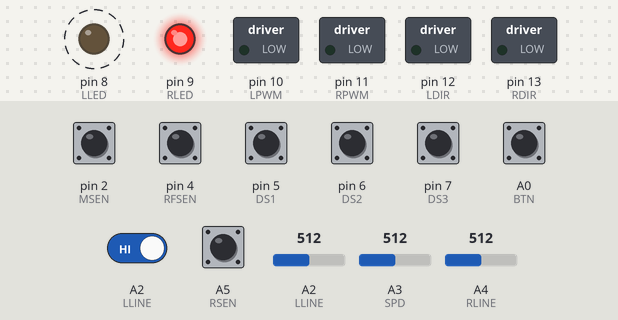
This sketch was run on a simulated Arduino Uno, built with avr-gcc and run on an emulated ATmega328P. On the bench: switched loads named in the sketch (green lamp = pin HIGH), output pins drawn as LEDs (lit = HIGH). Dashed ring = blinking. The inputs (shaded band) are chosen by the test bench; at power-on: A2 (LLINE), A5 (RSEN), pin 2 (MSEN), pin 4 (RFSEN), pin 5 (DS1), pin 6 (DS2), pin 7 (DS3) HIGH, A0 (BTN) LOW, A2 (LLINE) = 512, A3 (SPD) = 512, A4 (RLINE) = 512. What the sketch prints to the serial monitor is not drawn.

Above: at 2.92 s.
3.3 s: A0 (BTN) pulled HIGH for 0.15 s
At 3.63 s:
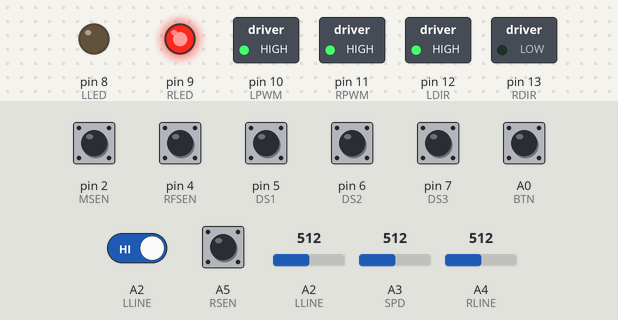
At 4.32 s:
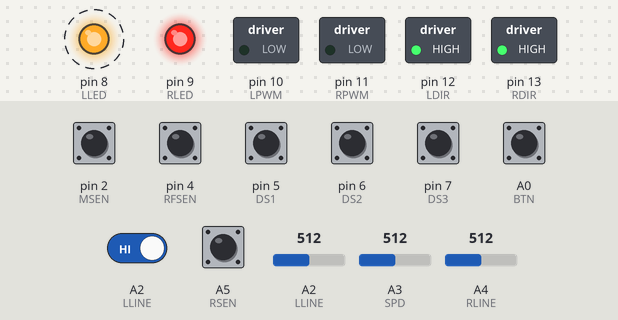
6.3 s: A2 (LLINE) set to 991
9.3 s: A2 (LLINE) set to 1017
12.3 s: A3 (SPD) set to 984
At 12.33 s:
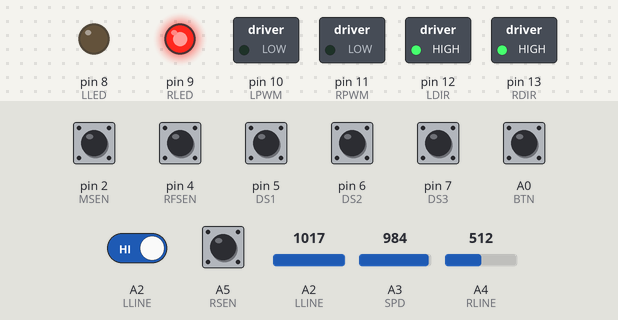
15.3 s: A3 (SPD) set to 1016
18.3 s: A4 (RLINE) set to 987
21.3 s: A4 (RLINE) set to 1012
Timing chart, 0 to 25.3 s (numbered marks = the images above; inputs shaded):
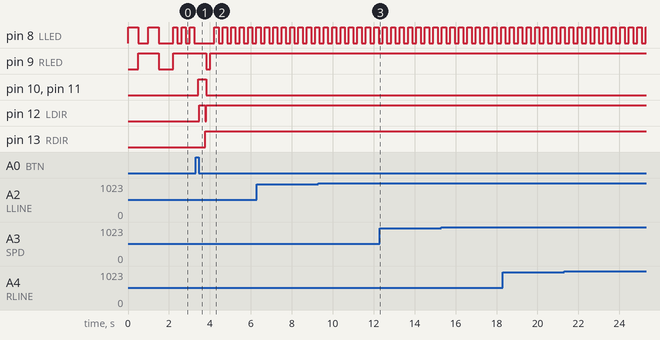

Measured:
- after the input at 3.3 s, pin 9 (RLED): HIGH → LOW after 0.51 s, → HIGH 0.21 s later; pin 10 (LPWM), pin 11 (RPWM): LOW → HIGH after 0.14 s, → LOW 0.37 s later; pin 12 (LDIR): LOW → HIGH after 0.18 s, → LOW 0.30 s later, → HIGH 0.03 s later; pin 13 (RDIR): LOW → HIGH after 0.48 s
- by itself, pin 8 (LLED): alternates HIGH for 0.21 s and LOW for 0.21 s

The sketch:

black_magic_xmotion_pid_v2_Soft_Turn.ino
```cpp
/*
   MINISUMO_XMOTION_MICROSTART_CORE400_TRIMPOT_TACTICS_0128
   BLACK MAGIC ROBOT version0128
*/

//SENSORS
#include <xmotionV3.h>
#define LLINE A2
#define RLINE A4
#define LSEN 0
#define LFSEN 1
#define MSEN 2
#define RFSEN 4
#define RSEN A5
//MOTORS
#define LPWM 10
#define LDIR 12
#define RPWM 11
#define RDIR 13

//SWITCHS, BUTONS, TRIMPOTS ,BUZZER &LEDS
#define DS1 5
#define DS2 6
#define DS3 7
#define BTN A0
#define LLED 8
#define RLED 9
#define SPD A3
#define LSS 650 //LINE SENSOR SENSIBILITY 0~1023 - v1 90

//VARIABLES
int LastValue = 3, SPED = 100;
bool TACTIC = HIGH;
bool x;
int speed_val = 70;

void setup() {
  //INPUTS
  pinMode(LLINE, INPUT);
  pinMode(RLINE, INPUT);
  pinMode(LSEN, INPUT);
  pinMode(LFSEN, INPUT);
  pinMode(MSEN, INPUT);
  pinMode(RFSEN, INPUT);
  pinMode(RSEN, INPUT);
  pinMode(DS1, INPUT);
  pinMode(DS2, INPUT);
  pinMode(DS3, INPUT);
  pinMode(BTN, INPUT);
  pinMode(SPD, INPUT);
  //OUTPUTS
  pinMode(LPWM, OUTPUT);
  pinMode(LDIR, OUTPUT);
  pinMode(RPWM, OUTPUT);
  pinMode(RDIR, OUTPUT);
  pinMode(LLED, OUTPUT);
  pinMode(RLED, OUTPUT);
  //INITIAL VALUES
  digitalWrite(LLINE, HIGH);
  digitalWrite(RLINE, HIGH);
  digitalWrite(LSEN, HIGH);
  digitalWrite(LFSEN, HIGH);
  digitalWrite(MSEN, HIGH);
  digitalWrite(RFSEN, HIGH);
  digitalWrite(RSEN, HIGH);
  digitalWrite(LPWM, LOW);
  digitalWrite(LDIR, LOW);
  digitalWrite(RPWM, LOW);
  digitalWrite(RDIR, LOW);
  digitalWrite(DS1, HIGH);
  digitalWrite(DS2, HIGH);
  digitalWrite(DS3, HIGH);
  digitalWrite(BTN, LOW);
  digitalWrite(LLED, LOW);
  digitalWrite(RLED, LOW);
  LEDS(HIGH, LOW);
  delay(500);
  LEDS(LOW, HIGH);
  delay(500);
  LEDS(HIGH, HIGH);
  delay(500);
  LEDS(LOW, LOW);
  delay(500);
  Serial.begin(9600);
}

void MOVE( float Lval, float Rval, int timex) {
  Lval = Lval * 2.55;
  Rval = Rval * 2.55;
  if ( Lval >= 0 )
    digitalWrite(LDIR, HIGH);
  else {
    Lval = abs(Lval);
    digitalWrite(LDIR, LOW);
  }
  analogWrite(LPWM, Lval);
  if ( Rval >= 0 )
    digitalWrite(RDIR, HIGH);
  else {
    Rval = abs(Rval);
    digitalWrite(RDIR, LOW);
  }
  analogWrite(RPWM, Rval);
  delay(timex);
}

void LEDS(bool D2, bool D1) {
  digitalWrite(LLED, D2);
  digitalWrite(RLED, D1);
}

void DEBUG() {
  Serial.print(" LineSensors: ");
  Serial.print(" LLINE:");
  Serial.print(analogRead(LLINE));
  Serial.print(" RLINE:");
  Serial.print(analogRead(RLINE));
  Serial.print("  OpponentSensors:");
  Serial.print(" LSEN:");
  Serial.print(digitalRead(LSEN));
  Serial.print(" LFSEN:");
  Serial.print(digitalRead(LFSEN));
  Serial.print(" MSEN:");
  Serial.print(digitalRead(MSEN));
  Serial.print(" RFSEN:");
  Serial.print(digitalRead(RFSEN));
  Serial.print(" RSEN:");
  Serial.print(digitalRead(RSEN));
  Serial.print("  DIPSWITCHS:");
  Serial.print(" DS1:");
  Serial.print(digitalRead(DS1));
  Serial.print(" DS2:");
  Serial.print(digitalRead(DS2));
  Serial.print(" DS3:");
  Serial.print(digitalRead(DS3));
  Serial.print("  BUTONS:");
  Serial.print(" BTN:");
  Serial.print(digitalRead(BTN));
  SPED = float(analogRead(SPD) / 10,23);
  Serial.print(" SPED: ");
  Serial.print(SPED);
  Serial.print("  TRIMPOTS:");
  Serial.print(" SPD: ");
  Serial.println(analogRead(SPD));
  delay(100);
}

void loop() {
INIT:
  DEBUG();
  if (digitalRead(LLINE) == 0 || digitalRead(LSEN) == 1 || digitalRead(LFSEN) == 1 || digitalRead(MSEN) == 1 || digitalRead(RFSEN) == 1 || digitalRead(RSEN) == 1 || digitalRead(RLINE) == 0)
    digitalWrite(RLED, HIGH);
  else
    digitalWrite(RLED, LOW);
  x = !x;
  digitalWrite(LLED, x);
  while (digitalRead(BTN) == HIGH) {
    if (TACTIC == HIGH) {
      TACTIC = LOW;
      if (digitalRead(DS1) == LOW && digitalRead(DS2) == LOW && digitalRead(DS3) == LOW) {//111
        goto START;
      }
      else if (digitalRead(DS1) == HIGH && digitalRead(DS2) == HIGH && digitalRead(DS3) == HIGH) {//000
        goto START;
      }
      else if (digitalRead(DS1) == HIGH && digitalRead(DS2) == LOW && digitalRead(DS3) == HIGH) {//010
        MOVE(100, 100, 80);
        LastValue = 3;
      }
      else if (digitalRead(DS1) == HIGH && digitalRead(DS2) == LOW && digitalRead(DS3) == LOW) {//011 ZIGZAG  RIGHT  TO LEFT
        MOVE( 100, -100, 70);
        MOVE(-100, 100, 30);

        MOVE( 100, 100, 100);
        MOVE(-100, -100, 30);

        MOVE( -100, 100, 120);
        MOVE(100, -100, 30);

        MOVE( 100, 100, 200);
        MOVE(-100, -100, 30);
        LastValue = 3;
      }
      else if (digitalRead(DS1) == LOW && digitalRead(DS2) == LOW && digitalRead(DS3) == HIGH) { //110 ZIGZAG LEFT TO RIGHT
        MOVE(-100, 100, 70);
        MOVE( 100, -100, 30);

        MOVE( 100, 100, 100);
        MOVE(-100, -100, 30);

        MOVE( 100, -100, 120);
        MOVE(-100, 100, 30);

        MOVE( 100, 100, 200);
        MOVE(-100, -100, 30);
        LastValue = 3;
      }
      else if (digitalRead(DS1) == HIGH && digitalRead(DS2) == HIGH && digitalRead(DS3) == LOW) { //001 TO RIGHT
        MOVE(100, -100, 105);
        MOVE(-100, 100, 40);

        MOVE( 30, 30, 1);
        LastValue = 3;
      }
      else if (digitalRead(DS1) == LOW && digitalRead(DS2) == HIGH && digitalRead(DS3) == HIGH) { //100 TO LEFT
        MOVE(-100, 100, 105);
        MOVE(100, -100, 40);

        MOVE( 30, 30, 1);
        LastValue = 3;
      }
      else if (digitalRead(DS1) == LOW && digitalRead(DS2) == HIGH && digitalRead(DS3) == LOW) { //101 TO BEHIND
        MOVE(100, -100, 180);
        MOVE(-100, 100, 40);

        MOVE( 30, 30, 1);
        LastValue = 3;
      }
    }
START:
    SPED = float(analogRead(SPD) / 10,23 );
    if (analogRead(LLINE) < LSS && analogRead(RLINE) < LSS) {
      MOVE(-100, -100, 1);
      LEDS(LOW, HIGH);
      while (analogRead(LLINE) < LSS && analogRead(RLINE) < LSS && digitalRead(BTN) == HIGH);
      MOVE(-100, -100, 30);
      MOVE(100, -100, 300);     // 150 - 200 - 250
      MOVE(-100, 100, 30);
      LastValue = 3;
    }
    else if (analogRead(LLINE) < LSS && analogRead(RLINE) > LSS) {
      MOVE(-100, -100, 1);
      LEDS(LOW, HIGH);
      while (analogRead(LLINE) < LSS && analogRead(RLINE) > LSS && digitalRead(BTN) == HIGH);
      MOVE(-100, -100, 30);
      MOVE(100, -100, 200);   // 120 - 160 - 200 - 240
      MOVE(-100, 100, 30);
      LastValue = 3;
    }
    else if (analogRead(LLINE) > LSS && analogRead(RLINE) < LSS) {
      MOVE(-100, -100, 1);
      LEDS(LOW, HIGH);
      while (analogRead(LLINE) > LSS && analogRead(RLINE) < LSS && digitalRead(BTN) == HIGH);
      MOVE(-100, -100, 30);
      MOVE( -100, 100, 200);  // 120 - 160 - 200 - 240
      MOVE(100, -100, 30);
      LastValue = 3;
    }
    else if (digitalRead(LSEN) == HIGH || digitalRead(LFSEN) == HIGH || digitalRead(MSEN) == HIGH || digitalRead(RFSEN) == HIGH || digitalRead(RSEN) == HIGH) {
      // --- Local Pid PID Controller ---
      static float Kp = 28.5;  // 10.0 - 15.0 | - 20.0 - 25.0 - 30 - 35
      static float Kd = 15.0; // 20.0 - 25.0 - 30.0
      static float lastError = 0;
      int baseSpeed = 80; // base speed at % percent. Make it 0 for stopping.

      // Read Sensors
      int sL = digitalRead(LSEN);
      int sLF = digitalRead(LFSEN);
      int sM = digitalRead(MSEN);
      int sRF = digitalRead(RFSEN);
      int sR = digitalRead(RSEN);

// Flag/Deceptive Protection (Weight Change)
// Normally, the outermost sensors should have a higher weight (+5 / -5)
      float weightL = 5.0;  // 4.0
      float weightR = 5.0;  // 4.0

// If the opponent is in the middle or diagonally in front,
//we reduce the weight of the external sensors (flags, etc.)
// to prevent the robot from suddenly rotating 90 degrees.
      if(sM == 1 || sLF == 1 || sRF == 1) {
        weightL = 1.5;  // 1.0
        weightR = 1.5;  // 1.0
      }

      // Error Calculation: Left negative (-), Right positive (+)
      float error = (sL * -weightL) + (sLF * -2.0) + (sM * 0.0) + (sRF * 2.0) + (sR * weightR);

      // PD Formula
      float pidOutput = (Kp * error) + (Kd * (error - lastError));
      lastError = error;

      // Motor Speed Update
      int leftSpeed = baseSpeed + pidOutput;
      int rightSpeed = baseSpeed - pidOutput;

      // Speed Contraints
      leftSpeed = constrain(leftSpeed, -100, 100);
      rightSpeed = constrain(rightSpeed, -100, 100);

      // Send Speed Variables to Motors
      MOVE(leftSpeed, rightSpeed, 1);
      LEDS(HIGH, HIGH);

      // If no opponents seen
      // We register the last seen value.
      if (error <= -2.0) LastValue = 1;       // Left Turning
      else if (error >= 2.0) LastValue = 5;   // Right Turning
      else LastValue = 3;                     // Going Forward
    }

    else if (LastValue == 1) {
      MOVE((-speed_val), speed_val, 1); // SPED
      LEDS(LOW, LOW);
    }
    else if (LastValue == 2) {
      MOVE(0, speed_val, 1);      // SPED
      LEDS(LOW, LOW);
    }
    else if (LastValue == 3) {
      MOVE(speed_val, speed_val, 1);    // SPED
      LEDS(LOW, LOW);
    }
    else if (LastValue == 4) {
      MOVE(speed_val, 0, 1);      // SPED
      LEDS(LOW, LOW);
    }
    else if (LastValue == 5) {
      MOVE(speed_val, (-speed_val), 1); // SPED
      LEDS(LOW, LOW);
    }
    while (digitalRead(BTN) == LOW) {
      MOVE( 0, 0, 1);
      LEDS(LOW, LOW);
      LastValue = 3;
      TACTIC = HIGH;
      goto INIT;
    }
  }
}
```
